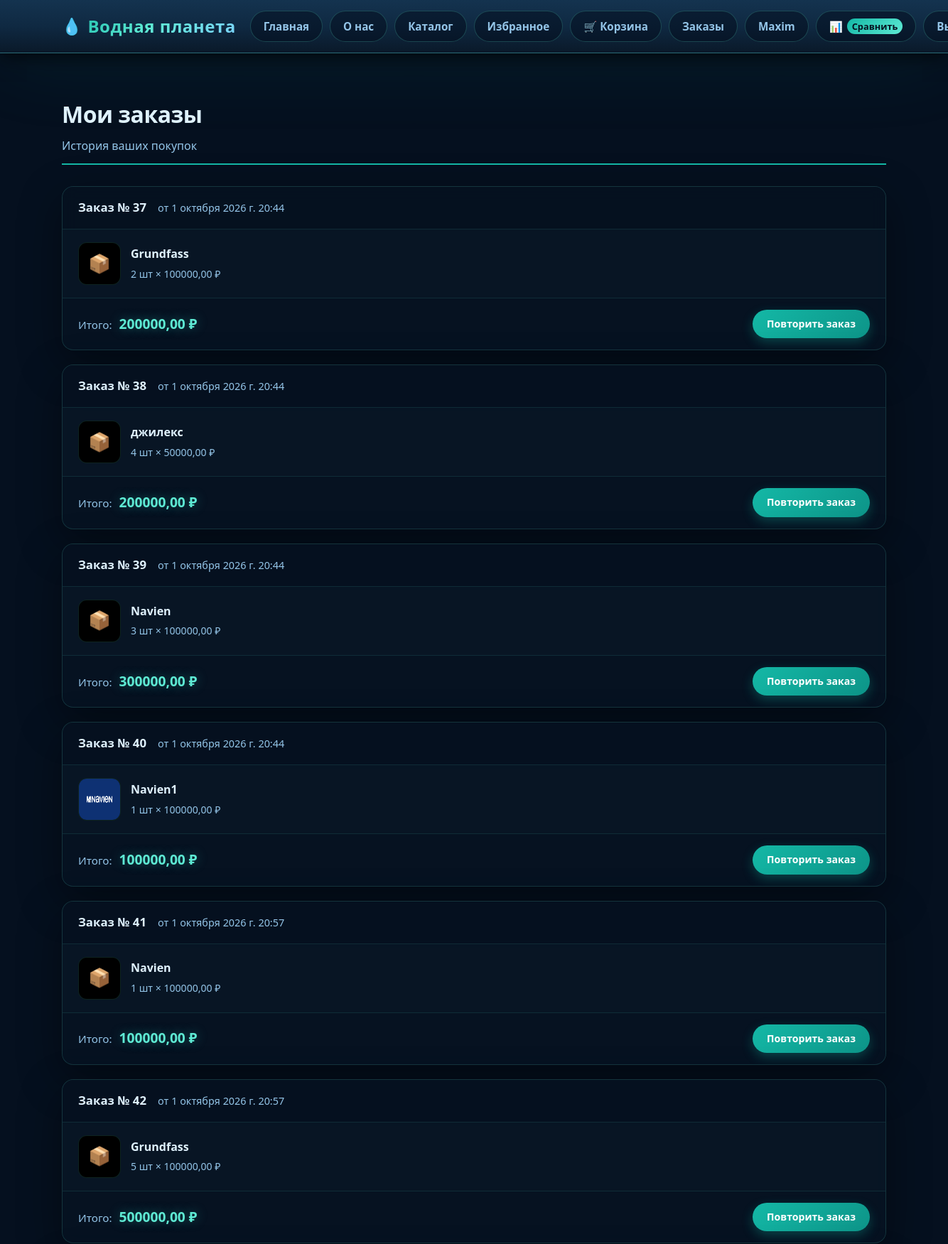
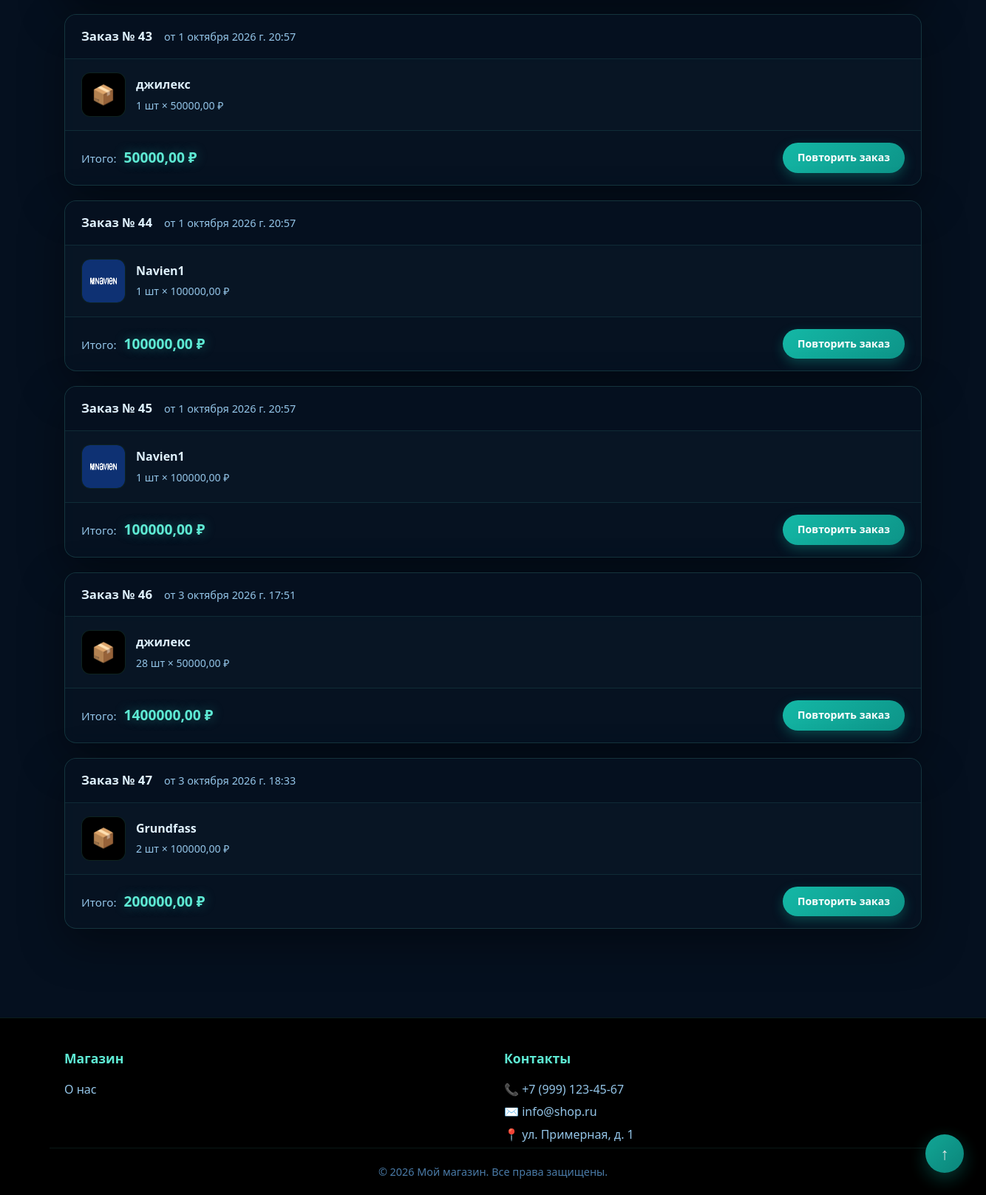
Before: /products/orders (signed in) with the older database file (2 pictures, top to bottom).
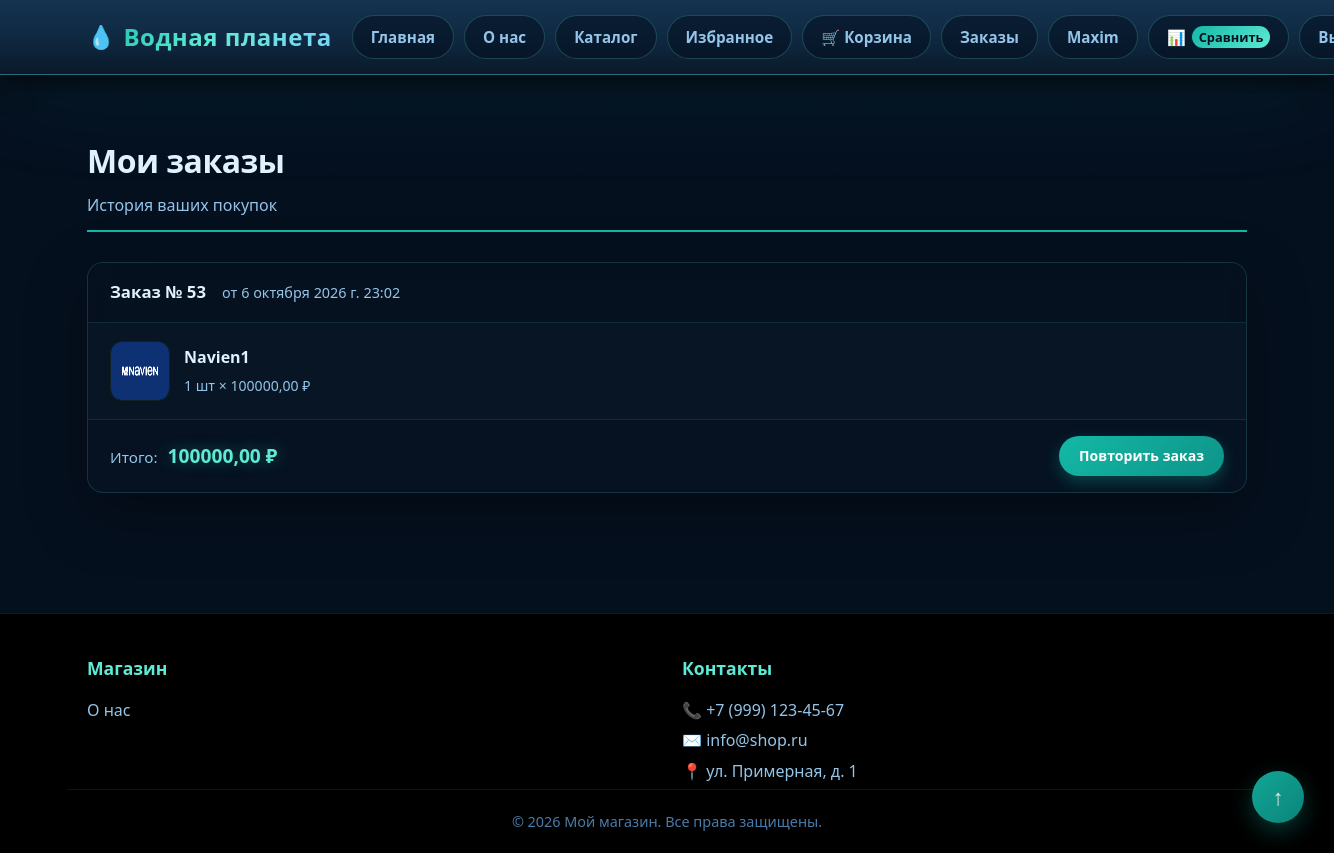
After: the same page with the newer database file.
### users/models.py (models this page shows)
class User(AbstractUser):
	phone_number = models.CharField(max_length=11)
	last_name = models.CharField(max_length=100)
	image = models.ImageField(upload_to="products_media/", blank=True)

### products/models.py (models this page shows, shortened)
class Order(models.Model):
	user = models.ForeignKey(User, on_delete=models.CASCADE)
	product = models.ForeignKey(Product, on_delete=models.CASCADE)
	quantity = models.PositiveIntegerField(default=1)
	date = models.DateTimeField(auto_now_add=True)
	def summ(self):
		return self.quantity * self.product.price

class Product(models.Model):
	name = models.CharField(max_length=128, unique=True)
	image = models.ImageField(upload_to="products_media/", blank=True)
	description = models.TextField(blank=True)
	short_description = models.CharField(max_length=128, blank=True)
	price = models.DecimalField(max_digits=10, decimal_places=2)
	quantity = models.PositiveIntegerField(default=1)
	length = models.PositiveIntegerField()
	width = models.PositiveIntegerField()
	height = models.PositiveIntegerField()
	power = models.PositiveIntegerField(blank=True)
	life = models.PositiveIntegerField()
	category = models.ForeignKey(ProductCategory, on_delete=models.CASCADE)

### products/views.py (the view)
# urls.py: path('orders', orders, name='orders'),
def orders(request):
	context = {
		'title': 'Заказы',
		'products': Order.objects.filter(user=request.user),
		'baskets': [basket.product for basket in Baskets.objects.filter(user=request.user)],
		'bask': Baskets.objects.filter(user=request.user),
		'favorites': [favorite.product for favorite in Favorites.objects.filter(user=request.user)],
		'fav': Favorites.objects.filter(user=request.user),
		'compares': Compare.objects.filter(user=request.user),
		'comp': [compare.product for compare in Compare.objects.filter(user=request.user)],
	}
	return render(request, 'products/orders.html', context=context)

### products/templates/products/orders.html
{% extends "products/base.html" %}
{% load static %}
{% block css %}
<link href="{% static 'css/orders.css' %}" rel="stylesheet">
{% endblock %}
{% block content %}
<main class="main">
    <div class="container">
        <div class="orders-header">
            <h1>Мои заказы</h1>
            <p>История ваших покупок</p>
        </div>
        <div class="orders-list">
            {% for order in products %}
            <article class="order-card">
                <a href="{% url 'products:product_detail' order.product.id %}" class="order-card__link" aria-label="Заказ № {{ order.id }}"></a>
                <div class="order-card__header">
                    <div class="order-card__info">
                        <span class="order-number">Заказ № {{ order.id }}</span>
                        <span class="order-date">от {{ order.date }}</span>
                    </div>
                </div>
                <div class="order-card__body">
                    <div class="order-products">
                        <div class="order-product">
                            {% if order.product.image %}
                                <img class="order-product__image" src="/media/{{ order.product.image }}" alt="{{ product.name }}">
                            {% else %}
                                <div class="order-product__image">📦</div>
                            {% endif %}
                            <div class="order-product__info">
                                <div class="order-product__name">{{ order.product.name }}</div>
                                <div class="order-product__qty">{{ order.quantity }} шт × {{ order.product.price }} ₽</div>
                            </div>
                        </div>
                    </div>
                </div>
                <div class="order-card__footer">
                    <div class="order-total">
                        Итого: <strong>{{ order.summ }} ₽</strong>
                    </div>
                    <div class="order-actions">
                        <a href="{% url 'products:add_order_orders' order.id %}" class="order-btn order-btn--primary">Повторить заказ</a>
                    </div>
                </div>
            </article>
            {% endfor %}
        </div>
    </div>
</main>
{% endblock %}

### products/templates/products/base.html (shortened to what this page needs)
<!DOCTYPE html>
{% load static %}
<html lang="en">
<head>
    <link href="{% static 'css/base.css' %}" rel="stylesheet">
    {% block css %} {% endblock %}
</head>
<body>
    <header class="header">
        <div class="container header__inner">
            <a href="#" class="logo">Водная планета</a>
            <nav class="nav">
                <ul class="nav__list">
                    <li><a href="{% url 'home' %}">Главная</a></li>
                    <li><a href="{% url 'about' %}">О нас</a></li>
                    <li><a href="{% url 'products:home' %}">Каталог</a></li>
                    <li><a href="{% url 'products:favorites' %}">Избранное</a></li>
                    <li><a href="{% url 'products:baskets' %}">🛒 Корзина</a></li>
                    {% if user.is_authenticated %}
                        <li><a href="{% url 'products:orders' %}">Заказы</a></li>
                        <li><a href="{% url 'users:profile' %}">{{ user.username }}</a></li>
                        <li>
                            <a href="{% url 'products:compare' %}" class="nav-compare" title="Сравнение товаров">
                                📊 <span class="compare-count">Сравнить</span>
                            </a>
                        </li>
                        <li><a href="{% url 'users:logout' %}">Выйти</a></li>
                    {% else %}
                        <li><a href="{% url 'users:login' %}">Авторизация</a></li>
                    {% endif %}
                </ul>
            </nav>
        </div>
    </header>
    <main class="main">
        {% block content %} {% endblock %}
    </main>
    <footer class="footer">
        <div class="container footer__inner">
            <div class="footer__col">
                <h4>Магазин</h4>
                <ul>
                    <li><a href="{% url 'about' %}">О нас</a></li>
                </ul>
            </div>
            <div class="footer__col">
                <h4>Контакты</h4>
                <address>
                    <p>📞 +7 (999) 123-45-67</p>
                    <p>✉️ info@shop.ru</p>
                    <p>📍 ул. Примерная, д. 1</p>
                </address>
            </div>
        </div>
        <div class="footer__bottom">
            <p>&copy; 2026 Мой магазин. Все права защищены.</p>
        </div>
    </footer>
    <a href="#" class="scroll-top" aria-label="Наверх" title="Наверх">↑</a>
</body>
</html>

### static/css/base.css (style rules this page uses)
* { margin: 0; padding: 0; box-sizing: border-box; }
html { scroll-behavior: smooth; scroll-padding-top: 100px; }
body { font-family: 'Segoe UI', Tahoma, Geneva, Verdana, sans-serif; line-height: 1.6; color: #e0f2fe; background-color: #05101f; display: flex; flex-direction: column; min-height: 100vh; }
body > * { width: 100%; }
a { text-decoration: none; color: inherit; }
ul { list-style: none; }
.container { max-width: 1200px; margin: 0 auto; padding: 0 20px; width: 100%; }
.header { background: linear-gradient(180deg, #14334f 0%, #0f2942 50%, #0a1929 100%); backdrop-filter: blur(16px); -webkit-backdrop-filter: blur(16px); box-shadow: 0 4px 24px rgba(0, 0, 0, 0.7), 0 0 120px rgba(20, 184, 166, 0.12); border-bottom: 1px solid rgba(94, 234, 212, 0.3); padding: 15px 0; position: sticky; top: 0; z-index: 100; }
.header__inner { display: flex; align-items: center; justify-content: space-between; flex-wrap: nowrap; gap: 20px; }
.logo { font-size: 1.5rem; font-weight: 800; background: linear-gradient(135deg, #14b8a6, #5eead4, #7dd3fc); -webkit-background-clip: text; -webkit-text-fill-color: transparent; background-clip: text; letter-spacing: 0.5px; white-space: nowrap; flex-shrink: 0; display: flex; align-items: center; gap: 8px; }
.logo::before { content: "💧"; font-size: 1.4rem; -webkit-text-fill-color: initial; }
.nav { flex-shrink: 1; min-width: 0; }
.nav__list { display: flex; gap: 10px; flex-wrap: nowrap; align-items: center; }
.nav__list a { display: inline-flex; align-items: center; gap: 6px; padding: 9px 18px; background: rgba(5, 16, 31, 0.55); color: #94c5e8; border: 1px solid rgba(94, 234, 212, 0.22); border-radius: 30px; font-size: 0.95rem; font-weight: 600; transition: all 0.2s ease; text-decoration: none; white-space: nowrap; }
.main { flex: 1; padding: 0; width: 100%; display: flex; flex-direction: column; align-items: stretch; background: #05101f; }
.footer { background-color: #000; color: #94c5e8; padding: 40px 0 0; border-top: 1px solid rgba(94, 234, 212, 0.12); }
.footer__inner { display: grid; grid-template-columns: repeat(auto-fit, minmax(200px, 1fr)); gap: 30px; padding-bottom: 30px; border-bottom: 1px solid rgba(94, 234, 212, 0.1); }
.footer__col h4 { font-size: 1.1rem; margin-bottom: 15px; color: #5eead4; font-weight: 700; }
.footer__col ul li { margin-bottom: 8px; }
.footer__col ul li a { color: #94c5e8; transition: color 0.2s; }
.footer__col address p { margin-bottom: 5px; font-style: normal; color: #94c5e8; }
.footer__bottom { text-align: center; padding: 20px 0; font-size: 0.9rem; color: #4a7ba8; }
.nav-compare { position: relative; display: inline-flex; align-items: center; gap: 6px; padding: 9px 18px; background: rgba(5, 16, 31, 0.55); color: #94c5e8; border: 1px solid rgba(94, 234, 212, 0.22); border-radius: 30px; font-size: 0.95rem; font-weight: 600; text-decoration: none; transition: all 0.2s ease; white-space: nowrap; }
.compare-count { display: inline-flex; align-items: center; justify-content: center; min-width: 22px; height: 22px; padding: 0 7px; background: linear-gradient(135deg, #14b8a6, #5eead4); color: #05101f; border-radius: 20px; font-size: 0.8rem; font-weight: 700; line-height: 1; transition: background 0.2s, color 0.2s; }
.scroll-top { position: fixed; bottom: 30px; right: 30px; width: 52px; height: 52px; border-radius: 50%; background: linear-gradient(135deg, #14b8a6, #0d9488); color: #fff; display: inline-flex; align-items: center; justify-content: center; font-size: 1.4rem; font-weight: 700; text-decoration: none; box-shadow: 0 8px 24px rgba(20, 184, 166, 0.35); transition: transform 0.25s ease, box-shadow 0.25s ease, background 0.25s ease; z-index: 500; line-height: 1; opacity: 0.9; }

Changed rows visible on the page:
removed Order: id "37", date "1 октября 2026 г. 20:44", product.name "Grundfass", quantity "2", product.price "100000,00", summ "200000,00"
removed Order: id "38", date "1 октября 2026 г. 20:44", product.name "джилекс", quantity "4", product.price "50000,00", summ "200000,00"
removed Order: id "39", date "1 октября 2026 г. 20:44", product.name "Navien", quantity "3", product.price "100000,00", summ "300000,00"
removed Order: id "40", date "1 октября 2026 г. 20:44", product.image (picture), product.name "Navien1", quantity "1", product.price "100000,00", summ "100000,00"
removed Order: id "41", date "1 октября 2026 г. 20:57", product.name "Navien", quantity "1", product.price "100000,00", summ "100000,00"
removed Order: id "42", date "1 октября 2026 г. 20:57", product.name "Grundfass", quantity "5", product.price "100000,00", summ "500000,00"
removed Order: id "43", date "1 октября 2026 г. 20:57", product.name "джилекс", quantity "1", product.price "50000,00", summ "50000,00"
removed Order: id "44", date "1 октября 2026 г. 20:57", product.image (picture), product.name "Navien1", quantity "1", product.price "100000,00", summ "100000,00"
removed Order: id "45", date "1 октября 2026 г. 20:57", product.image (picture), product.name "Navien1", quantity "1", product.price "100000,00", summ "100000,00"
removed Order: id "46", date "3 октября 2026 г. 17:51", product.name "джилекс", quantity "28", product.price "50000,00", summ "1400000,00"
removed Order: id "47", date "3 октября 2026 г. 18:33", product.name "Grundfass", quantity "2", product.price "100000,00", summ "200000,00"
added Order: id "53", date "6 октября 2026 г. 23:02", product.image (picture), product.name "Navien1", quantity "1", product.price "100000,00", summ "100000,00"
